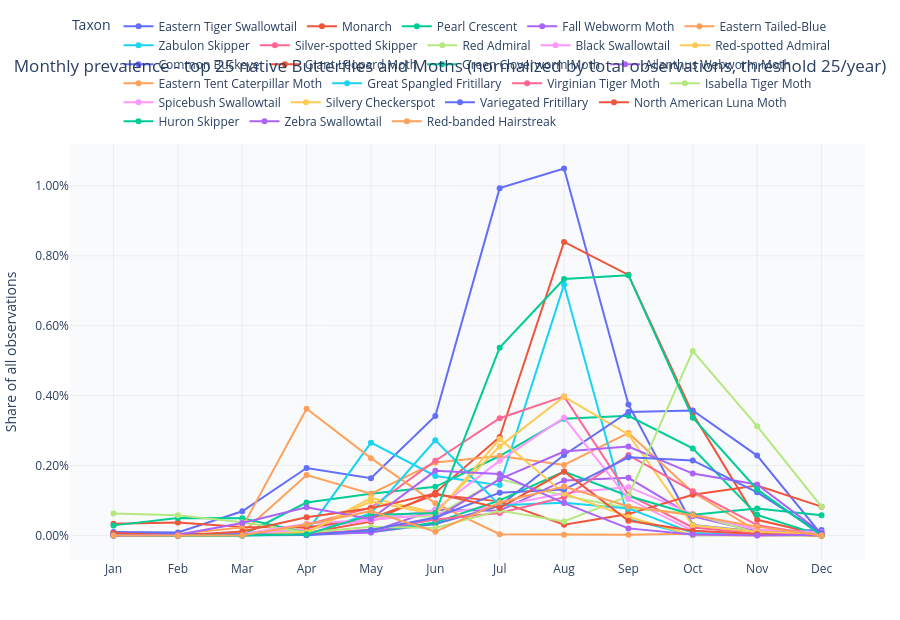

This figure's notebook cell:
### Code cell
# -- Monthly outreach chart: normalized and selection-aware --
month_order = ['Jan', 'Feb', 'Mar', 'Apr', 'May', 'Jun',
               'Jul', 'Aug', 'Sep', 'Oct', 'Nov', 'Dec']

selected_taxa = get_active_taxa()
focus_to_taxon = {t['focus_group']: t for t in selected_taxa}

if monthly_taxa_df.empty:
    print('No taxa passed threshold for the current selection.')
else:
    monthly_effort = effort_df[
        effort_df['interval'] == 'month_of_year'
    ][['bin', 'effort']].rename(columns={'bin': 'month'})

    monthly_taxa_df = monthly_taxa_df.merge(monthly_effort, on='month', how='left')
    monthly_taxa_df['normalized_count'] = monthly_taxa_df['count'] / monthly_taxa_df['effort'].replace(0, float('nan'))
    monthly_taxa_df['month_name'] = monthly_taxa_df['month'].apply(lambda m: month_order[m - 1])
    monthly_taxa_df['month_name'] = pd.Categorical(monthly_taxa_df['month_name'], categories=month_order, ordered=True)
    monthly_taxa_df['label'] = monthly_taxa_df['common_name'].fillna(monthly_taxa_df['taxon_name'])

    for focus_group, group_df in monthly_taxa_df.groupby('focus_group'):
        taxon = focus_to_taxon.get(focus_group)
        if taxon is None:
            continue

        fig = px.line(
            group_df.sort_values('month'),
            x='month_name',
            y='normalized_count',
            color='label',
            markers=True,
            category_orders={'month_name': month_order},
            labels={
                'month_name': '',
                'normalized_count': 'Share of all observations',
                'label': 'Taxon',
            },
        )

        title = (
            f"Monthly prevalence - top {TOP_N} native {taxon['title_label']} "
            f"(normalized by total observations, threshold {MIN_OBS_PER_YEAR}/year)"
        )
        fig = apply_plot_style(fig, title_text=title, height=620)
        fig.update_yaxes(tickformat='.2%')
        fig.show()

    if len(selected_taxa) > 1:
        compare_df = (
            monthly_taxa_df.groupby(['focus_group', 'month_name'], as_index=False)['normalized_count']
            .sum()
            .sort_values('month_name')
        )
        compare_fig = px.line(
            compare_df,
            x='month_name',
            y='normalized_count',
            color='focus_group',
            markers=True,
            category_orders={'month_name': month_order},
            labels={
                'month_name': '',
                'normalized_count': 'Total share of all observations',
                'focus_group': 'Selected taxon',
            },
            color_discrete_map={fg: focus_to_taxon[fg]['color'] for fg in focus_to_taxon},
        )
        compare_fig = apply_plot_style(compare_fig, title_text='Compare mode: monthly normalized prevalence by selected taxon', height=560)
        compare_fig.update_yaxes(tickformat='.2%')
        compare_fig.show()

### Figure 1 — Plotly figure (JSON) as saved in the notebook; plotly's stock layout.template omitted (floating-point values rounded to 4 significant figures)
{"data": [{"hovertemplate": "Taxon=Eastern Tiger Swallowtail<br>=%{x}<br>Share of all observations=%{y}<extra></extra>", "legendgroup": "Eastern Tiger Swallowtail", "line": {"color": "#636efa", "dash": "solid"}, "marker": {"symbol": "circle"}, "mode": "lines+markers", "name": "Eastern Tiger Swallowtail", "orientation": "v", "showlegend": true, "type": "scatter", "x": ["Jan", "Feb", "Mar", "Apr", "May", "Jun", "Jul", "Aug", "Sep", "Oct", "Nov", "Dec"], "xaxis": "x", "y": [9.604e-05, 8.278e-05, 0.0006919, 0.001929, 0.001637, 0.003418, 0.009933, 0.01049, 0.003748, 0.0003002, 0.0001121, 0.0001559], "yaxis": "y"}, {"hovertemplate": "Taxon=Monarch<br>=%{x}<br>Share of all observations=%{y}<extra></extra>", "legendgroup": "Monarch", "line": {"color": "#EF553B", "dash": "solid"}, "marker": {"symbol": "circle"}, "mode": "lines+markers", "name": "Monarch", "orientation": "v", "showlegend": true, "type": "scatter", "x": ["Jan", "Feb", "Mar", "Apr", "May", "Jun", "Jul", "Aug", "Sep", "Oct", "Nov", "Dec"], "xaxis": "x", "y": [0.0, 4.139e-05, 2.471e-05, 7.203e-05, 0.0003943, 0.001223, 0.002814, 0.008393, 0.007452, 0.003477, 0.0004484, 2.227e-05], "yaxis": "y"}, {"hovertemplate": "Taxon=Pearl Crescent<br>=%{x}<br>Share of all observations=%{y}<extra></extra>", "legendgroup": "Pearl Crescent", "line": {"color": "#00cc96", "dash": "solid"}, "marker": {"symbol": "circle"}, "mode": "lines+markers", "name": "Pearl Crescent", "orientation": "v", "showlegend": true, "type": "scatter", "x": ["Jan", "Feb", "Mar", "Apr", "May", "Jun", "Jul", "Aug", "Sep", "Oct", "Nov", "Dec"], "xaxis": "x", "y": [0.0, 0.0, 8.237e-06, 0.0009426, 0.001193, 0.00139, 0.002272, 0.00334, 0.003423, 0.002489, 0.0005885, 0.0], "yaxis": "y"}, {"hovertemplate": "Taxon=Fall Webworm Moth<br>=%{x}<br>Share of all observations=%{y}<extra></extra>", "legendgroup": "Fall Webworm Moth", "line": {"color": "#ab63fa", "dash": "solid"}, "marker": {"symbol": "circle"}, "mode": "lines+markers", "name": "Fall Webworm Moth", "orientation": "v", "showlegend": true, "type": "scatter", "x": ["Jan", "Feb", "Mar", "Apr", "May", "Jun", "Jul", "Aug", "Sep", "Oct", "Nov", "Dec"], "xaxis": "x", "y": [0.0, 0.0, 3.295e-05, 4.071e-05, 0.0001056, 0.0007345, 0.0007082, 0.001575, 0.001648, 0.0005459, 0.0001121, 2.227e-05], "yaxis": "y"}, {"hovertemplate": "Taxon=Eastern Tailed-Blue<br>=%{x}<br>Share of all observations=%{y}<extra></extra>", "legendgroup": "Eastern Tailed-Blue", "line": {"color": "#FFA15A", "dash": "solid"}, "marker": {"symbol": "circle"}, "mode": "lines+markers", "name": "Eastern Tailed-Blue", "orientation": "v", "showlegend": true, "type": "scatter", "x": ["Jan", "Feb", "Mar", "Apr", "May", "Jun", "Jul", "Aug", "Sep", "Oct", "Nov", "Dec"], "xaxis": "x", "y": [0.0, 0.0, 7.413e-05, 0.001729, 0.001193, 0.002085, 0.002272, 0.002015, 0.002931, 0.001234, 0.0001261, 0.0], "yaxis": "y"}, {"hovertemplate": "Taxon=Zabulon Skipper<br>=%{x}<br>Share of all observations=%{y}<extra></extra>", "legendgroup": "Zabulon Skipper", "line": {"color": "#19d3f3", "dash": "solid"}, "marker": {"symbol": "circle"}, "mode": "lines+markers", "name": "Zabulon Skipper", "orientation": "v", "showlegend": true, "type": "scatter", "x": ["Jan", "Feb", "Mar", "Apr", "May", "Jun", "Jul", "Aug", "Sep", "Oct", "Nov", "Dec"], "xaxis": "x", "y": [0.0, 0.0, 0.0, 9.395e-05, 0.002654, 0.001702, 0.001439, 0.007175, 0.0004658, 5.459e-06, 1.401e-05, 0.0], "yaxis": "y"}, {"hovertemplate": "Taxon=Silver-spotted Skipper<br>=%{x}<br>Share of all observations=%{y}<extra></extra>", "legendgroup": "Silver-spotted Skipper", "line": {"color": "#FF6692", "dash": "solid"}, "marker": {"symbol": "circle"}, "mode": "lines+markers", "name": "Silver-spotted Skipper", "orientation": "v", "showlegend": true, "type": "scatter", "x": ["Jan", "Feb", "Mar", "Apr", "May", "Jun", "Jul", "Aug", "Sep", "Oct", "Nov", "Dec"], "xaxis": "x", "y": [0.0, 0.0, 0.0, 0.00031, 0.0007991, 0.002138, 0.003352, 0.003976, 0.001164, 0.0002293, 5.605e-05, 0.0], "yaxis": "y"}, {"hovertemplate": "Taxon=Red Admiral<br>=%{x}<br>Share of all observations=%{y}<extra></extra>", "legendgroup": "Red Admiral", "line": {"color": "#B6E880", "dash": "solid"}, "marker": {"symbol": "circle"}, "mode": "lines+markers", "name": "Red Admiral", "orientation": "v", "showlegend": true, "type": "scatter", "x": ["Jan", "Feb", "Mar", "Apr", "May", "Jun", "Jul", "Aug", "Sep", "Oct", "Nov", "Dec"], "xaxis": "x", "y": [0.0, 0.0, 8.237e-06, 0.000166, 0.0005104, 0.0005498, 0.001614, 0.001139, 0.0007778, 0.0006223, 7.007e-05, 0.0], "yaxis": "y"}, {"hovertemplate": "Taxon=Black Swallowtail<br>=%{x}<br>Share of all observations=%{y}<extra></extra>", "legendgroup": "Black Swallowtail", "line": {"color": "#FF97FF", "dash": "solid"}, "marker": {"symbol": "circle"}, "mode": "lines+markers", "name": "Black Swallowtail", "orientation": "v", "showlegend": true, "type": "scatter", "x": ["Jan", "Feb", "Mar", "Apr", "May", "Jun", "Jul", "Aug", "Sep", "Oct", "Nov", "Dec"], "xaxis": "x", "y": [2.401e-05, 0.0, 4.119e-05, 0.0001785, 0.0004435, 0.0006158, 0.0008461, 0.00121, 0.001389, 0.0006114, 0.0001682, 8.908e-05], "yaxis": "y"}, {"hovertemplate": "Taxon=Red-spotted Admiral<br>=%{x}<br>Share of all observations=%{y}<extra></extra>", "legendgroup": "Red-spotted Admiral", "line": {"color": "#FECB52", "dash": "solid"}, "marker": {"symbol": "circle"}, "mode": "lines+markers", "name": "Red-spotted Admiral", "orientation": "v", "showlegend": true, "type": "scatter", "x": ["Jan", "Feb", "Mar", "Apr", "May", "Jun", "Jul", "Aug", "Sep", "Oct", "Nov", "Dec"], "xaxis": "x", "y": [0.0, 0.0, 0.0, 8.768e-05, 0.00107, 0.0006466, 0.002548, 0.003968, 0.002887, 0.0002893, 9.809e-05, 4.454e-05], "yaxis": "y"}, {"hovertemplate": "Taxon=Common Buckeye<br>=%{x}<br>Share of all observations=%{y}<extra></extra>", "legendgroup": "Common Buckeye", "line": {"color": "#636efa", "dash": "solid"}, "marker": {"symbol": "circle"}, "mode": "lines+markers", "name": "Common Buckeye", "orientation": "v", "showlegend": true, "type": "scatter", "x": ["Jan", "Feb", "Mar", "Apr", "May", "Jun", "Jul", "Aug", "Sep", "Oct", "Nov", "Dec"], "xaxis": "x", "y": [2.401e-05, 0.0, 8.237e-06, 1.253e-05, 9.153e-05, 0.0003255, 0.0008461, 0.0023, 0.003533, 0.003575, 0.002284, 2.227e-05], "yaxis": "y"}, {"hovertemplate": "Taxon=Giant Leopard Moth<br>=%{x}<br>Share of all observations=%{y}<extra></extra>", "legendgroup": "Giant Leopard Moth", "line": {"color": "#EF553B", "dash": "solid"}, "marker": {"symbol": "circle"}, "mode": "lines+markers", "name": "Giant Leopard Moth", "orientation": "v", "showlegend": true, "type": "scatter", "x": ["Jan", "Feb", "Mar", "Apr", "May", "Jun", "Jul", "Aug", "Sep", "Oct", "Nov", "Dec"], "xaxis": "x", "y": [0.0003361, 0.0003725, 0.0002389, 0.0002255, 0.0004893, 0.001166, 0.0009749, 0.0003069, 0.0006108, 0.001163, 0.001429, 0.000824], "yaxis": "y"}, {"hovertemplate": "Taxon=Green Cloverworm Moth<br>=%{x}<br>Share of all observations=%{y}<extra></extra>", "legendgroup": "Green Cloverworm Moth", "line": {"color": "#00cc96", "dash": "solid"}, "marker": {"symbol": "circle"}, "mode": "lines+markers", "name": "Green Cloverworm Moth", "orientation": "v", "showlegend": true, "type": "scatter", "x": ["Jan", "Feb", "Mar", "Apr", "May", "Jun", "Jul", "Aug", "Sep", "Oct", "Nov", "Dec"], "xaxis": "x", "y": [0.0002881, 0.0004967, 0.0004942, 7.829e-05, 0.0001091, 0.0003695, 0.001002, 0.001824, 0.001129, 0.000595, 0.0007707, 0.0005791], "yaxis": "y"}, {"hovertemplate": "Taxon=Ailanthus Webworm Moth<br>=%{x}<br>Share of all observations=%{y}<extra></extra>", "legendgroup": "Ailanthus Webworm Moth", "line": {"color": "#ab63fa", "dash": "solid"}, "marker": {"symbol": "circle"}, "mode": "lines+markers", "name": "Ailanthus Webworm Moth", "orientation": "v", "showlegend": true, "type": "scatter", "x": ["Jan", "Feb", "Mar", "Apr", "May", "Jun", "Jul", "Aug", "Sep", "Oct", "Nov", "Dec"], "xaxis": "x", "y": [4.802e-05, 2.069e-05, 8.237e-06, 4.384e-05, 8.096e-05, 0.0004794, 0.001609, 0.002402, 0.002544, 0.001769, 0.001457, 6.681e-05], "yaxis": "y"}, {"hovertemplate": "Taxon=Eastern Tent Caterpillar Moth<br>=%{x}<br>Share of all observations=%{y}<extra></extra>", "legendgroup": "Eastern Tent Caterpillar Moth", "line": {"color": "#FFA15A", "dash": "solid"}, "marker": {"symbol": "circle"}, "mode": "lines+markers", "name": "Eastern Tent Caterpillar Moth", "orientation": "v", "showlegend": true, "type": "scatter", "x": ["Jan", "Feb", "Mar", "Apr", "May", "Jun", "Jul", "Aug", "Sep", "Oct", "Nov", "Dec"], "xaxis": "x", "y": [2.401e-05, 4.139e-05, 0.0002306, 0.003626, 0.002211, 0.0009193, 3.679e-05, 1.779e-05, 1.758e-05, 4.913e-05, 1.401e-05, 2.227e-05], "yaxis": "y"}, {"hovertemplate": "Taxon=Great Spangled Fritillary<br>=%{x}<br>Share of all observations=%{y}<extra></extra>", "legendgroup": "Great Spangled Fritillary", "line": {"color": "#19d3f3", "dash": "solid"}, "marker": {"symbol": "circle"}, "mode": "lines+markers", "name": "Great Spangled Fritillary", "orientation": "v", "showlegend": true, "type": "scatter", "x": ["Jan", "Feb", "Mar", "Apr", "May", "Jun", "Jul", "Aug", "Sep", "Oct", "Nov", "Dec"], "xaxis": "x", "y": [0.0, 0.0, 0.0, 1.566e-05, 0.0006372, 0.002723, 0.0008645, 0.0009385, 0.0007734, 7.096e-05, 2.803e-05, 0.0], "yaxis": "y"}, {"hovertemplate": "Taxon=Virginian Tiger Moth<br>=%{x}<br>Share of all observations=%{y}<extra></extra>", "legendgroup": "Virginian Tiger Moth", "line": {"color": "#FF6692", "dash": "solid"}, "marker": {"symbol": "circle"}, "mode": "lines+markers", "name": "Virginian Tiger Moth", "orientation": "v", "showlegend": true, "type": "scatter", "x": ["Jan", "Feb", "Mar", "Apr", "May", "Jun", "Jul", "Aug", "Sep", "Oct", "Nov", "Dec"], "xaxis": "x", "y": [0.0, 0.0, 2.471e-05, 3.758e-05, 0.0001725, 0.0004574, 0.0006438, 0.00109, 0.002298, 0.001266, 0.0002943, 0.0], "yaxis": "y"}, {"hovertemplate": "Taxon=Isabella Tiger Moth<br>=%{x}<br>Share of all observations=%{y}<extra></extra>", "legendgroup": "Isabella Tiger Moth", "line": {"color": "#B6E880", "dash": "solid"}, "marker": {"symbol": "circle"}, "mode": "lines+markers", "name": "Isabella Tiger Moth", "orientation": "v", "showlegend": true, "type": "scatter", "x": ["Jan", "Feb", "Mar", "Apr", "May", "Jun", "Jul", "Aug", "Sep", "Oct", "Nov", "Dec"], "xaxis": "x", "y": [0.0006242, 0.0005795, 0.0003789, 8.455e-05, 0.0002464, 0.0002155, 0.0007128, 0.0004003, 0.001125, 0.005273, 0.003125, 0.000824], "yaxis": "y"}, {"hovertemplate": "Taxon=Spicebush Swallowtail<br>=%{x}<br>Share of all observations=%{y}<extra></extra>", "legendgroup": "Spicebush Swallowtail", "line": {"color": "#FF97FF", "dash": "solid"}, "marker": {"symbol": "circle"}, "mode": "lines+markers", "name": "Spicebush Swallowtail", "orientation": "v", "showlegend": true, "type": "scatter", "x": ["Jan", "Feb", "Mar", "Apr", "May", "Jun", "Jul", "Aug", "Sep", "Oct", "Nov", "Dec"], "xaxis": "x", "y": [0.0, 2.069e-05, 4.119e-05, 0.0003319, 0.0004576, 0.0007301, 0.002138, 0.003372, 0.001041, 0.0001365, 4.204e-05, 0.0], "yaxis": "y"}, {"hovertemplate": "Taxon=Silvery Checkerspot<br>=%{x}<br>Share of all observations=%{y}<extra></extra>", "legendgroup": "Silvery Checkerspot", "line": {"color": "#FECB52", "dash": "solid"}, "marker": {"symbol": "circle"}, "mode": "lines+markers", "name": "Silvery Checkerspot", "orientation": "v", "showlegend": true, "type": "scatter", "x": ["Jan", "Feb", "Mar", "Apr", "May", "Jun", "Jul", "Aug", "Sep", "Oct", "Nov", "Dec"], "xaxis": "x", "y": [2.401e-05, 0.0, 0.0, 9.395e-05, 0.0009786, 0.0005938, 0.002759, 0.001201, 0.0005317, 5.459e-06, 0.0, 0.0], "yaxis": "y"}, {"hovertemplate": "Taxon=Variegated Fritillary<br>=%{x}<br>Share of all observations=%{y}<extra></extra>", "legendgroup": "Variegated Fritillary", "line": {"color": "#636efa", "dash": "solid"}, "marker": {"symbol": "circle"}, "mode": "lines+markers", "name": "Variegated Fritillary", "orientation": "v", "showlegend": true, "type": "scatter", "x": ["Jan", "Feb", "Mar", "Apr", "May", "Jun", "Jul", "Aug", "Sep", "Oct", "Nov", "Dec"], "xaxis": "x", "y": [2.401e-05, 4.139e-05, 3.295e-05, 1.566e-05, 0.0001549, 0.0005146, 0.001223, 0.001312, 0.002237, 0.002145, 0.001233, 6.681e-05], "yaxis": "y"}, {"hovertemplate": "Taxon=North American Luna Moth<br>=%{x}<br>Share of all observations=%{y}<extra></extra>", "legendgroup": "North American Luna Moth", "line": {"color": "#EF553B", "dash": "solid"}, "marker": {"symbol": "circle"}, "mode": "lines+markers", "name": "North American Luna Moth", "orientation": "v", "showlegend": true, "type": "scatter", "x": ["Jan", "Feb", "Mar", "Apr", "May", "Jun", "Jul", "Aug", "Sep", "Oct", "Nov", "Dec"], "xaxis": "x", "y": [7.203e-05, 0.0, 0.0001153, 0.0005198, 0.000778, 0.001201, 0.0007863, 0.001828, 0.0004218, 0.0001365, 4.204e-05, 0.0], "yaxis": "y"}, {"hovertemplate": "Taxon=Huron Skipper<br>=%{x}<br>Share of all observations=%{y}<extra></extra>", "legendgroup": "Huron Skipper", "line": {"color": "#00cc96", "dash": "solid"}, "marker": {"symbol": "circle"}, "mode": "lines+markers", "name": "Huron Skipper", "orientation": "v", "showlegend": true, "type": "scatter", "x": ["Jan", "Feb", "Mar", "Apr", "May", "Jun", "Jul", "Aug", "Sep", "Oct", "Nov", "Dec"], "xaxis": "x", "y": [0.0, 0.0, 0.0, 3.132e-05, 0.0005879, 0.0006422, 0.005371, 0.007335, 0.007444, 0.003368, 0.001317, 0.0], "yaxis": "y"}, {"hovertemplate": "Taxon=Zebra Swallowtail<br>=%{x}<br>Share of all observations=%{y}<extra></extra>", "legendgroup": "Zebra Swallowtail", "line": {"color": "#ab63fa", "dash": "solid"}, "marker": {"symbol": "circle"}, "mode": "lines+markers", "name": "Zebra Swallowtail", "orientation": "v", "showlegend": true, "type": "scatter", "x": ["Jan", "Feb", "Mar", "Apr", "May", "Jun", "Jul", "Aug", "Sep", "Oct", "Nov", "Dec"], "xaxis": "x", "y": [0.0, 2.069e-05, 0.0003542, 0.0008079, 0.0004717, 0.001847, 0.001757, 0.0009252, 0.0002021, 2.729e-05, 0.0, 2.227e-05], "yaxis": "y"}, {"hovertemplate": "Taxon=Red-banded Hairstreak<br>=%{x}<br>Share of all observations=%{y}<extra></extra>", "legendgroup": "Red-banded Hairstreak", "line": {"color": "#FFA15A", "dash": "solid"}, "marker": {"symbol": "circle"}, "mode": "lines+markers", "name": "Red-banded Hairstreak", "orientation": "v", "showlegend": true, "type": "scatter", "x": ["Jan", "Feb", "Mar", "Apr", "May", "Jun", "Jul", "Aug", "Sep", "Oct", "Nov", "Dec"], "xaxis": "x", "y": [0.0, 0.0, 8.237e-06, 0.0003132, 0.0007005, 0.0001056, 0.0009427, 0.001401, 0.0008261, 0.0005786, 0.0002522, 0.0], "yaxis": "y"}], "layout": {"font": {"size": 12}, "height": 620, "hovermode": "x unified", "legend": {"bgcolor": "rgba(255,255,255,0.85)", "orientation": "h", "title": {"text": "Taxon"}, "tracegroupgap": 0, "x": 0, "xanchor": "left", "y": 1.02, "yanchor": "bottom"}, "margin": {"b": 60, "l": 70, "r": 35, "t": 85}, "paper_bgcolor": "white", "plot_bgcolor": "rgba(246,248,251,0.65)", "title": {"text": "Monthly prevalence - top 25 native Butterflies and Moths (normalized by total observations, threshold 25/year)", "x": 0.5, "xanchor": "center"}, "xaxis": {"anchor": "y", "categoryarray": ["Jan", "Feb", "Mar", "Apr", "May", "Jun", "Jul", "Aug", "Sep", "Oct", "Nov", "Dec"], "categoryorder": "array", "domain": [0, 1], "gridcolor": "rgba(200,200,200,0.25)", "showgrid": true, "title": {"text": ""}, "zeroline": false}, "yaxis": {"anchor": "x", "domain": [0, 1], "gridcolor": "rgba(200,200,200,0.25)", "showgrid": true, "tickformat": ".2%", "title": {"text": "Share of all observations"}, "zeroline": false}}}
